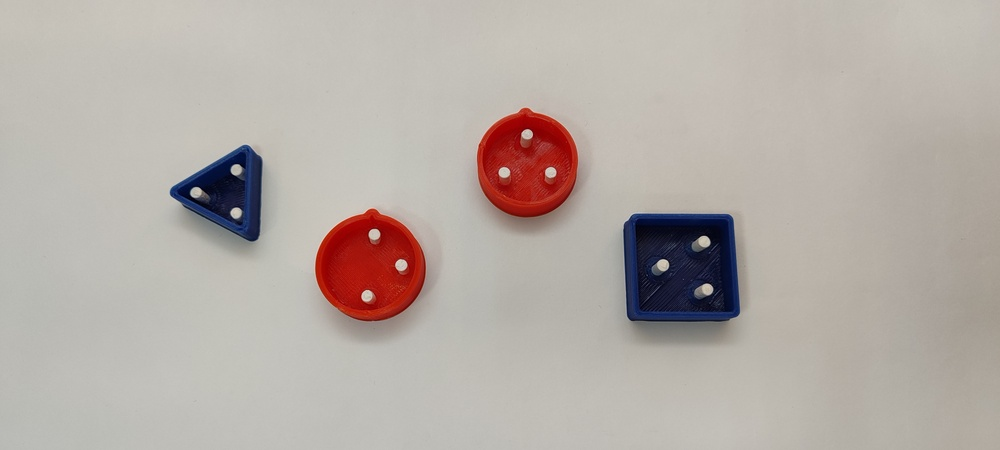
#> input picture 1/task3/images/IMG_20240823_170049.jpg, 1000 x 450 px, shrunk from 4000 x 1800 before the run, found by its file name
$ python test_red.py
#> lines starting #> are read from the running program, lines starting #| are printed output that depends on the picture; after the words box and inside, x2 and y2 are one past the last pixel; in counts of white or black regions, pixels touching at a corner belong together
import cv2 as cv
import numpy as np

img = cv.imread('./images/IMG_20240823_170049.jpg')
#> img is the input picture: shape (450, 1000, 3); mean B, G, R 166.8, 172.8, 181.3
hsv_image = cv.cvtColor(img, cv.COLOR_BGR2HSV)
#> hsv_image: shape (450, 1000, 3); mean H, S, V 24.3, 29.3, 182.8

low_red = np.array([0, 100, 100])
up_red = np.array([10, 255, 255])
mask1 = cv.inRange(hsv_image, low_red, up_red)
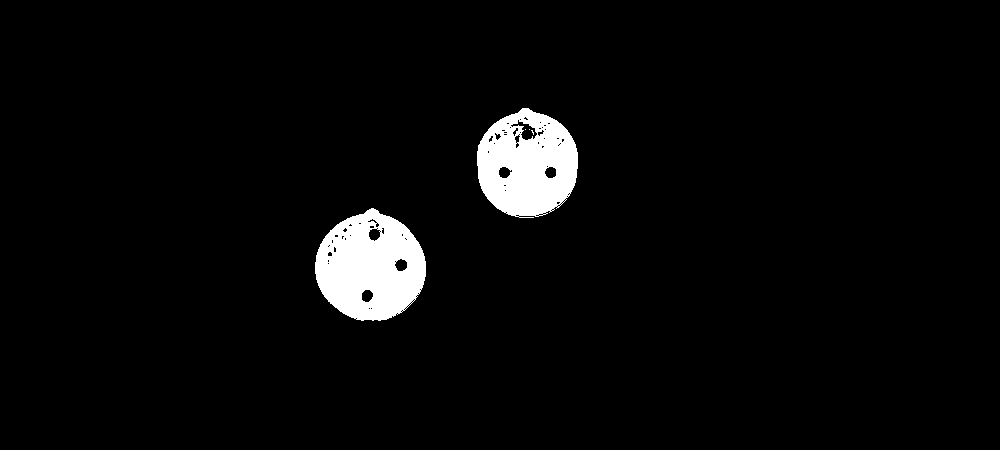
#> mask1: shape (450, 1000); 3.8% white; 5 white regions (3 under 20 px), largest, box (x1, y1, x2, y2) and area: (315, 208, 426, 321) 8947, (477, 108, 578, 218) 8020
cv.imshow("mask", mask1)
low_red = np.array([170, 50, 50])
up_red = np.array([180, 255, 255])
mask2 = cv.inRange(hsv_image, low_red, up_red)
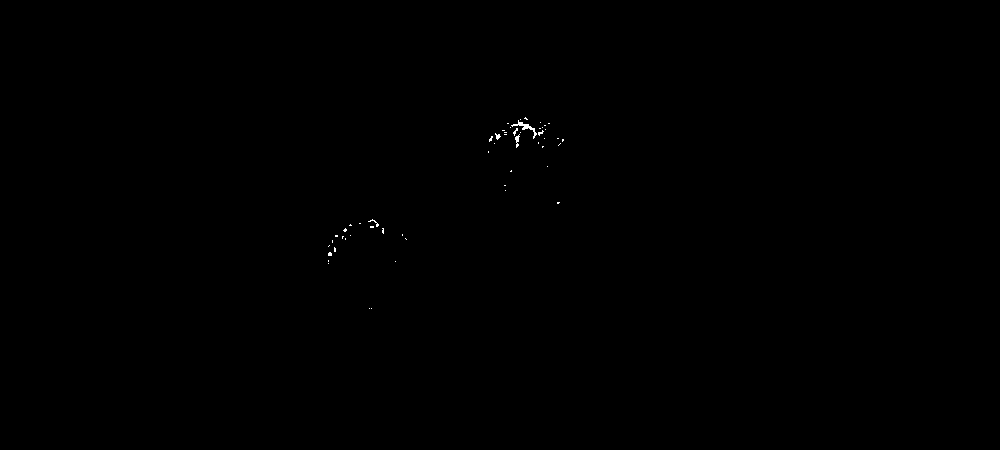
#> mask2: shape (450, 1000); 0.08% white in thin lines or dots, all inside (x1, y1, x2, y2) = (328, 117, 564, 309)
cv.imshow("mask2", mask2)
cv.waitKey()
cv.destroyAllWindows()
result = mask1 + mask2
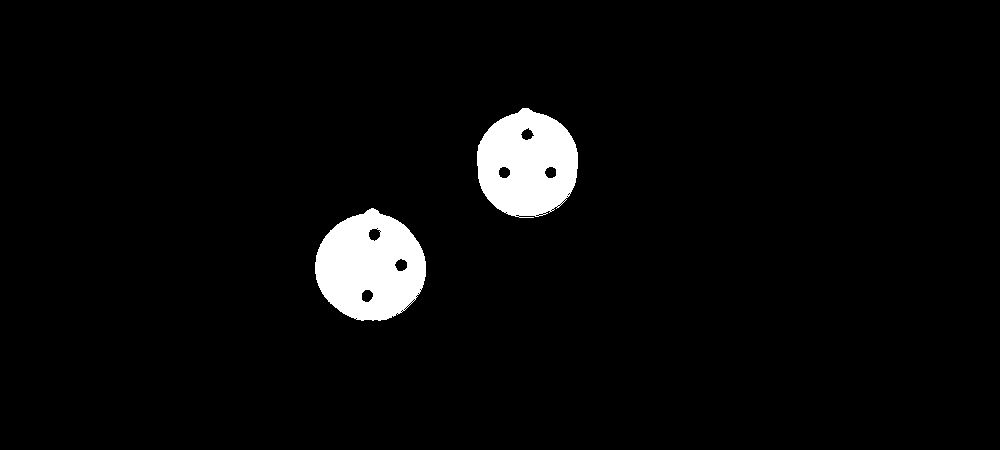
#> result: shape (450, 1000); 3.9% white; 2 white regions, box (x1, y1, x2, y2) and area: (315, 208, 426, 321) 9054, (477, 108, 578, 218) 8293
cv.imshow("red_mask", result)
cv.waitKey()
cv.destroyAllWindows()

$ run again, with 1/task3/images/IMG_20240823_164621.jpg copied over 1/task3/images/IMG_20240823_170049.jpg
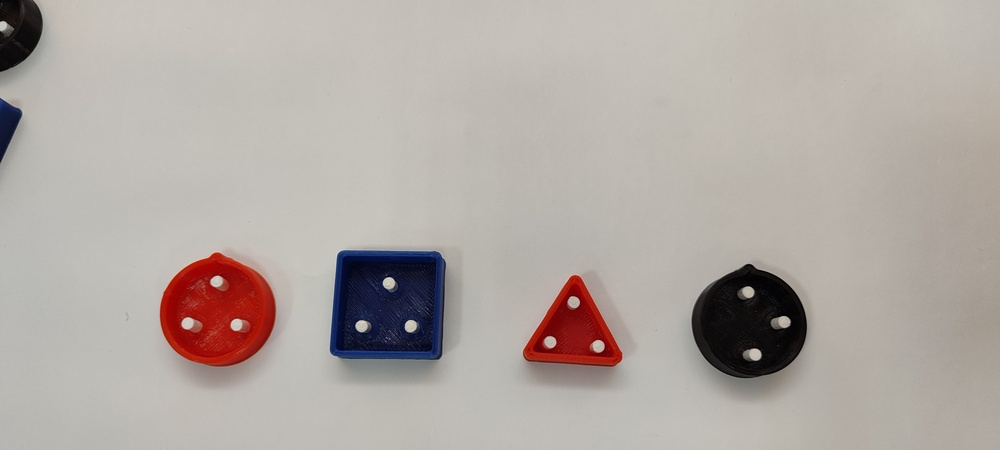
#> input picture 1/task3/images/IMG_20240823_164621.jpg, 1000 x 450 px, shrunk from 4000 x 1800 before the run, found by its file name
#> img is the input picture: shape (450, 1000, 3); mean B, G, R 163.8, 169.2, 177.2
#> hsv_image: shape (450, 1000, 3); mean H, S, V 23.5, 27.4, 178.4
#> `mask1 = cv.inRange(hsv_image, low_red, up_red)`:
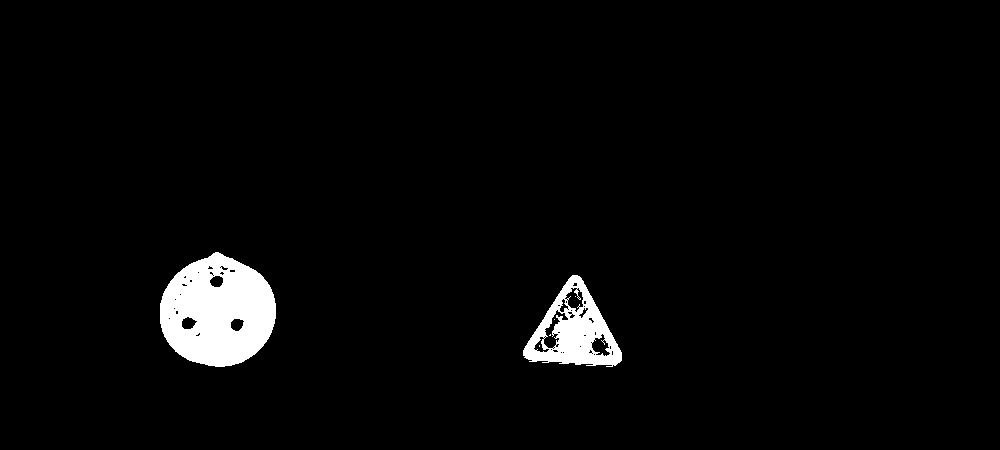
#> mask1: shape (450, 1000); 3.1% white; 6 white regions (4 under 20 px), largest, box (x1, y1, x2, y2) and area: (160, 252, 276, 367) 9666, (523, 275, 622, 367) 4286
#> mask2: shape (450, 1000); 0.15% white in thin lines or dots, all inside (x1, y1, x2, y2) = (169, 266, 613, 356)
#> `result = mask1 + mask2`:
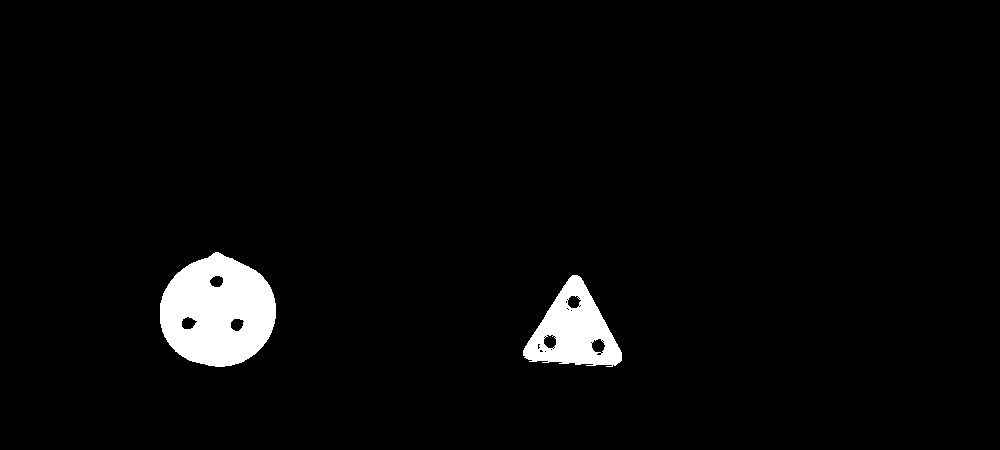
#> result: shape (450, 1000); 3.3% white; 2 white regions, box (x1, y1, x2, y2) and area: (160, 252, 276, 367) 9745, (523, 275, 622, 367) 4895

$ run again, with 1/task3/images/IMG_20240823_164837.jpg copied over 1/task3/images/IMG_20240823_170049.jpg
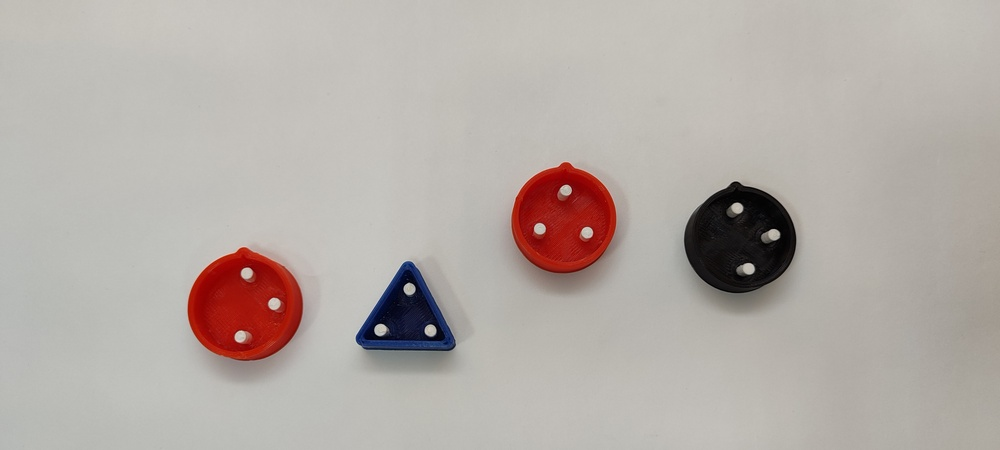
#> input picture 1/task3/images/IMG_20240823_164837.jpg, 1000 x 450 px, shrunk from 4000 x 1800 before the run, found by its file name
#> img is the input picture: shape (450, 1000, 3); mean B, G, R 167.5, 172.8, 180.6
#> hsv_image: shape (450, 1000, 3); mean H, S, V 24, 23.3, 181.2
#> `mask1 = cv.inRange(hsv_image, low_red, up_red)`:
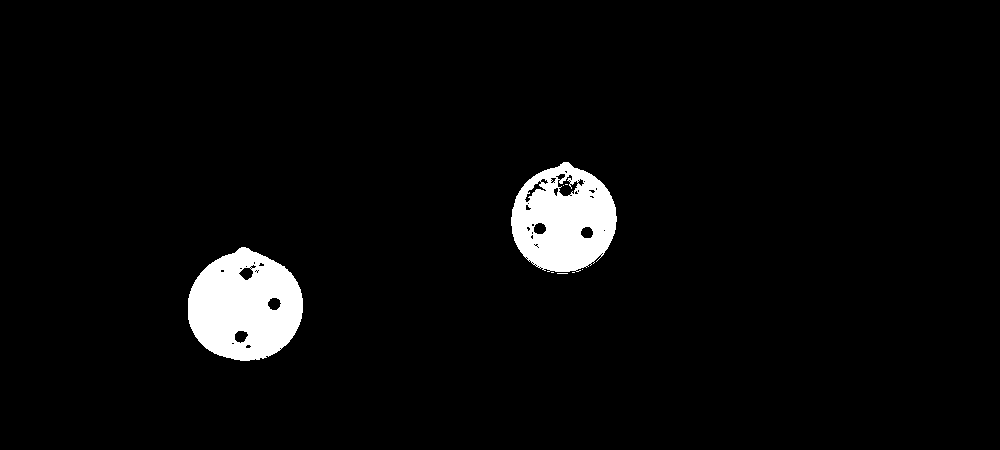
#> mask1: shape (450, 1000); 3.9% white; 8 white regions (6 under 20 px), largest, box (x1, y1, x2, y2) and area: (188, 247, 303, 361) 9547, (511, 162, 617, 272) 8124
#> mask2: shape (450, 1000); 0.1% white in thin lines or dots, all inside (x1, y1, x2, y2) = (221, 171, 605, 348)
#> `result = mask1 + mask2`:
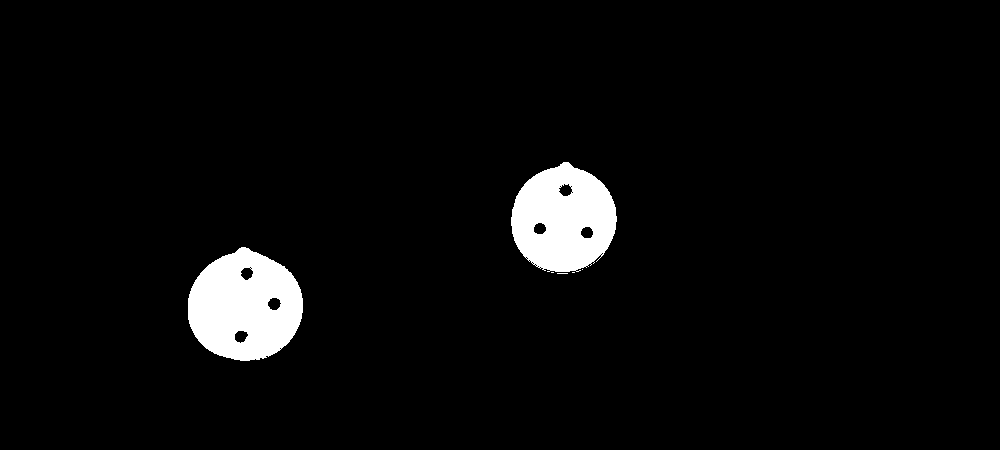
#> result: shape (450, 1000); 4% white; 6 white regions (4 under 20 px), largest, box (x1, y1, x2, y2) and area: (188, 247, 303, 361) 9602, (511, 162, 617, 272) 8508
